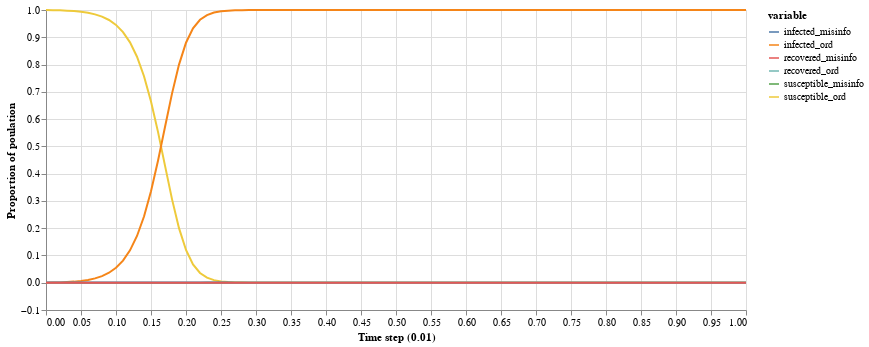

The notebook cell saved with this chart:
### Code cell


### Figure 1 — Vega-Lite specification as saved in the notebook (floating-point values rounded to 4 significant figures; data arrays with more than 128 entries replaced by an {"elided": "..."} marker saying what was removed)
{"config": {"view": {"continuousWidth": 400, "continuousHeight": 300}}, "data": {"name": "data-9bd97dfd0a4c4bfab23d88b1afd1778c"}, "mark": "line", "encoding": {"color": {"type": "nominal", "field": "variable"}, "x": {"type": "quantitative", "field": "steps", "title": "Time step (0.01)"}, "y": {"type": "quantitative", "field": "value", "title": "Proportion of poulation"}}, "height": 300, "width": 700, "$schema": "https://vega.github.io/schema/vega-lite/v4.8.1.json", "datasets": {"data-9bd97dfd0a4c4bfab23d88b1afd1778c": {"elided": "606 records"}}}
